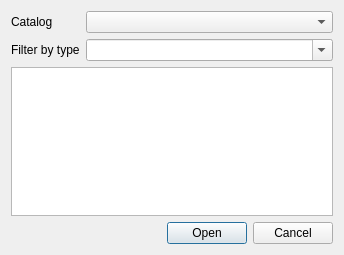
<?xml version="1.0" encoding="UTF-8"?>
<ui version="4.0">
 <class>ReferenceSpectraDialog</class>
 <widget class="QDialog" name="ReferenceSpectraDialog">
  <property name="geometry">
   <rect>
    <x>0</x>
    <y>0</y>
    <width>344</width>
    <height>255</height>
   </rect>
  </property>
  <property name="windowTitle">
   <string>Reference Spectra Library</string>
  </property>
  <layout class="QGridLayout" name="gridLayout">
   <item row="0" column="0">
    <widget class="QLabel" name="label_2">
     <property name="text">
      <string>Catalog</string>
     </property>
    </widget>
   </item>
   <item row="0" column="1">
    <widget class="QComboBox" name="catalogue">
     <property name="sizePolicy">
      <sizepolicy hsizetype="Preferred" vsizetype="Fixed">
       <horstretch>1</horstretch>
       <verstretch>0</verstretch>
      </sizepolicy>
     </property>
    </widget>
   </item>
   <item row="1" column="0">
    <widget class="QLabel" name="label">
     <property name="text">
      <string>Filter by type</string>
     </property>
    </widget>
   </item>
   <item row="1" column="1">
    <widget class="QComboBox" name="type_filter">
     <property name="sizePolicy">
      <sizepolicy hsizetype="Preferred" vsizetype="Fixed">
       <horstretch>1</horstretch>
       <verstretch>0</verstretch>
      </sizepolicy>
     </property>
     <property name="editable">
      <bool>true</bool>
     </property>
    </widget>
   </item>
   <item row="2" column="0" colspan="2">
    <widget class="QTableView" name="entries">
     <property name="editTriggers">
      <set>QAbstractItemView::NoEditTriggers</set>
     </property>
     <property name="selectionMode">
      <enum>QAbstractItemView::SingleSelection</enum>
     </property>
     <property name="selectionBehavior">
      <enum>QAbstractItemView::SelectRows</enum>
     </property>
     <attribute name="horizontalHeaderStretchLastSection">
      <bool>true</bool>
     </attribute>
    </widget>
   </item>
   <item row="3" column="0" colspan="2">
    <widget class="QDialogButtonBox" name="buttonBox">
     <property name="orientation">
      <enum>Qt::Horizontal</enum>
     </property>
     <property name="standardButtons">
      <set>QDialogButtonBox::Cancel|QDialogButtonBox::Open</set>
     </property>
    </widget>
   </item>
  </layout>
 </widget>
 <resources/>
 <connections>
  <connection>
   <sender>buttonBox</sender>
   <signal>accepted()</signal>
   <receiver>ReferenceSpectraDialog</receiver>
   <slot>accept()</slot>
   <hints>
    <hint type="sourcelabel">
     <x>248</x>
     <y>254</y>
    </hint>
    <hint type="destinationlabel">
     <x>157</x>
     <y>274</y>
    </hint>
   </hints>
  </connection>
  <connection>
   <sender>buttonBox</sender>
   <signal>rejected()</signal>
   <receiver>ReferenceSpectraDialog</receiver>
   <slot>reject()</slot>
   <hints>
    <hint type="sourcelabel">
     <x>316</x>
     <y>260</y>
    </hint>
    <hint type="destinationlabel">
     <x>286</x>
     <y>274</y>
    </hint>
   </hints>
  </connection>
 </connections>
</ui>
